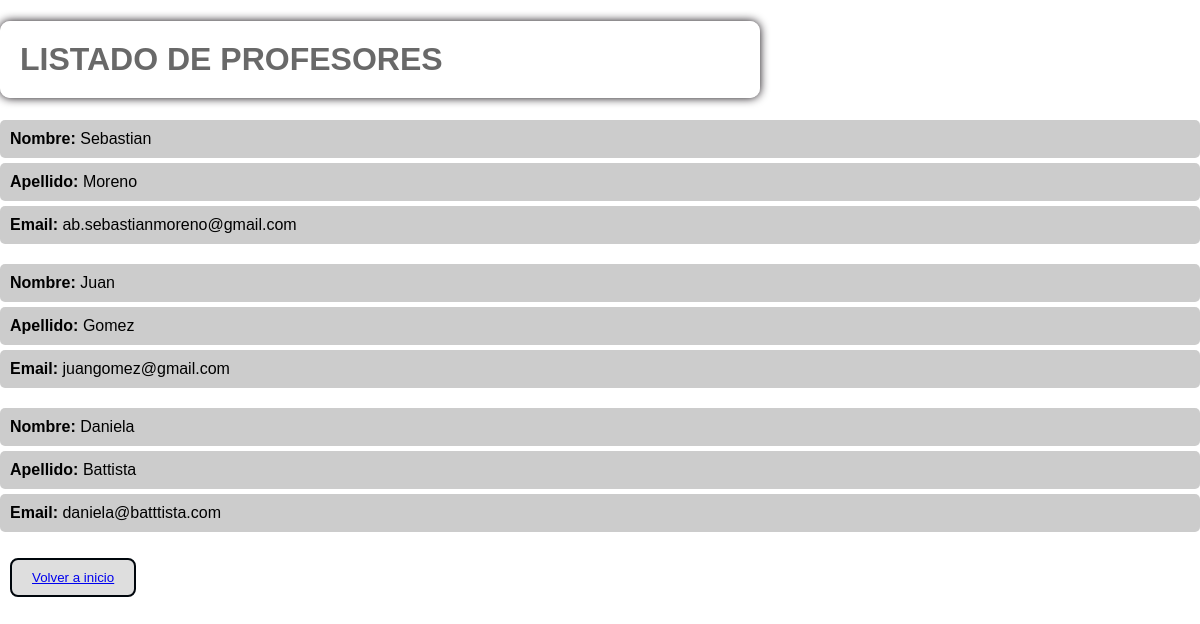
Page /profesor/list on the earlier database version.
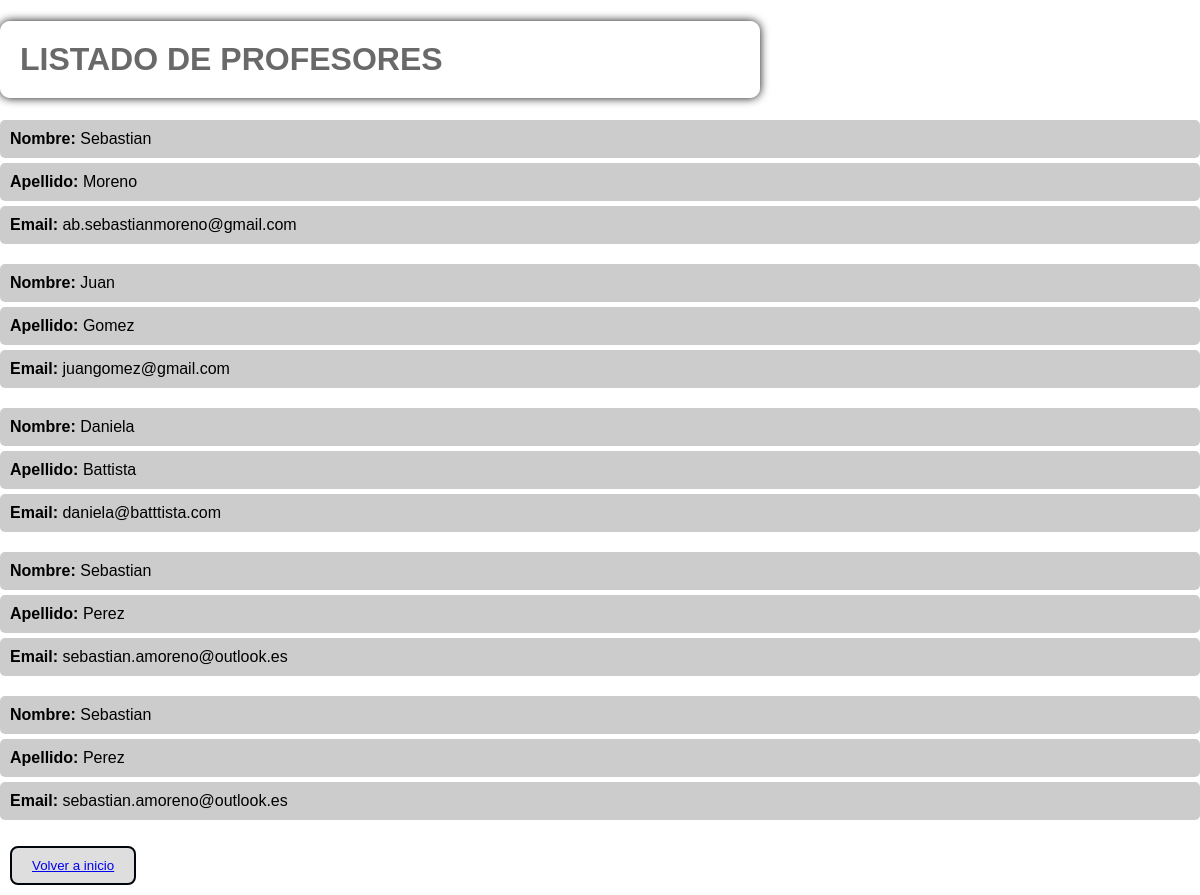
Same page on the later database version.
### core/models.py (models this page shows, shortened)
class Profesor(models.Model):
    nombre = models.CharField(max_length=30)
    apellido = models.CharField(max_length=50)
    email = models.EmailField()

### core/views.py (the view)
# urls.py: path("profesor/list", views.profesor_list, name="profesor_list"),
def profesor_list(request):
    consulta = models.Profesor.objects.all()
    contexto = {"profesores": consulta}
    return render(request, "core/profesor_list.html", contexto)

### core/templates/core/profesor_list.html (shortened to what this page needs)
{% extends 'core/base.html' %}
{% block contenido %}
<h1>LISTADO DE PROFESORES</h1>
<div class="professors-list">
    {% for profesor in profesores %}
        <ul class="professor-info">
            <li>
                <strong>Nombre:</strong> {{ profesor.nombre }}
            </li>
            <li>
                <strong>Apellido:</strong> {{ profesor.apellido }}
            </li>
            <li>
                <strong>Email:</strong> {{ profesor.email }}
            </li>
        </ul>
    {% endfor %}
</div>
<button class="btn2"><a href="{% url 'index' %}">Volver a inicio</a></button>
{% endblock contenido %}

Differences in the rows shown:
added Profesor: nombre "Sebastian", apellido "Perez", email "sebastian.amoreno@outlook.es"
added Profesor: nombre "Sebastian", apellido "Perez", email "sebastian.amoreno@outlook.es"
